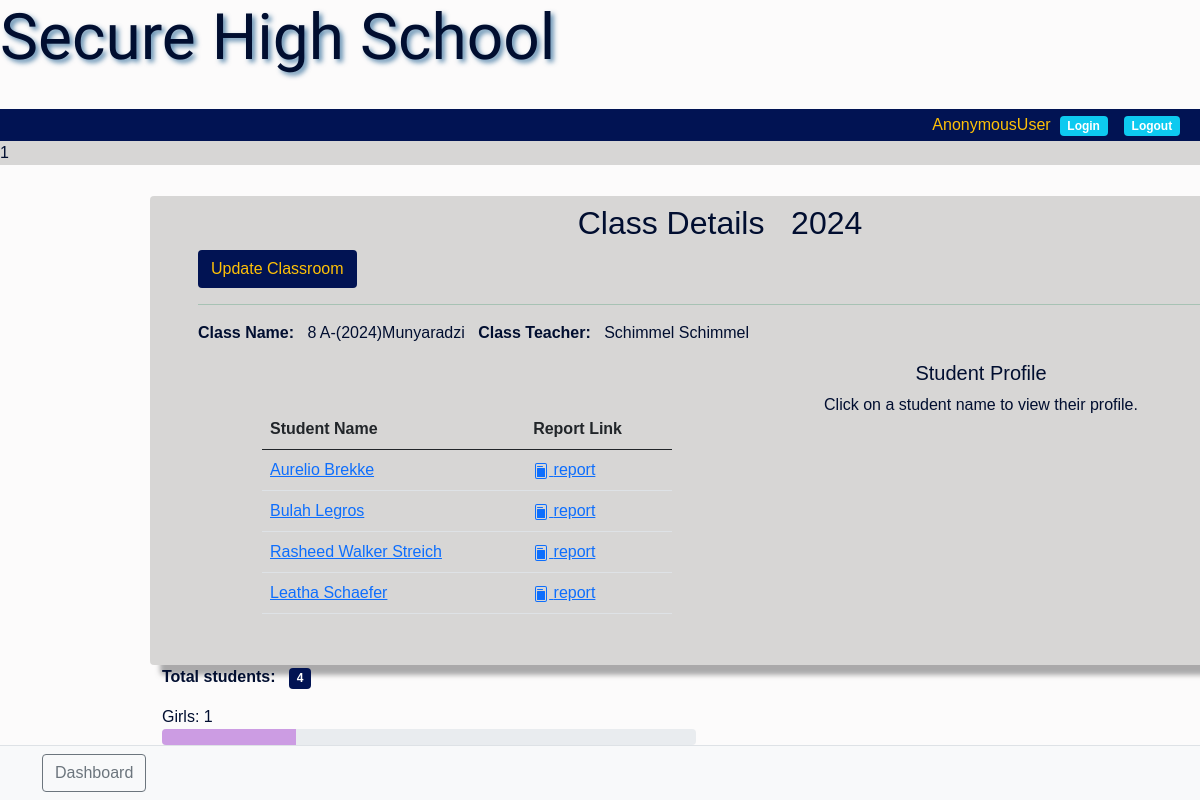
Before: /classroom_details/1/ with the older database file.
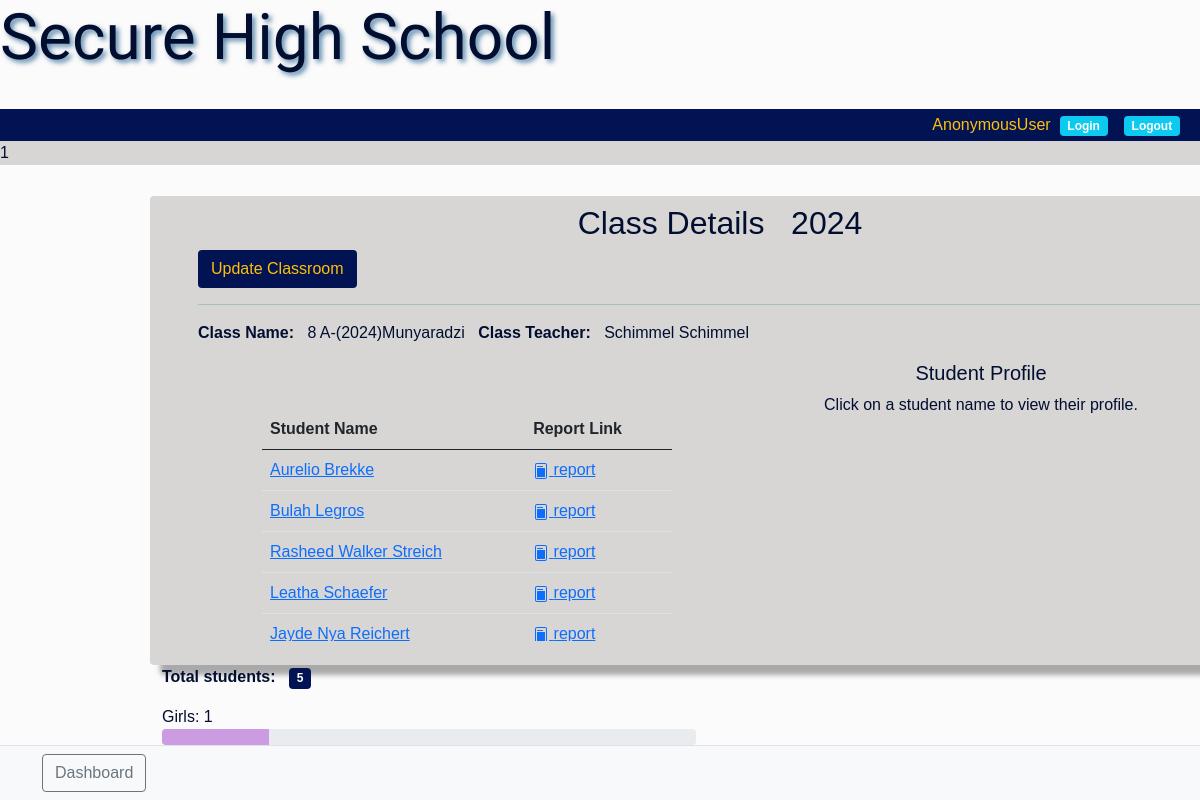
After: the same page with the newer database file.
### student/models.py (models this page shows, shortened)
class StudentProfile(models.Model):
    school_name     = models.ForeignKey(SchoolProfile, on_delete=models.CASCADE, blank=True, null=True)
    student         = models.OneToOneField(CustomUser, on_delete=models.CASCADE)
    gender          = models.CharField(max_length=10, choices=[('male', 'Male'), ('female', 'Female')])
    subjects        = models.ManyToManyField(SchoolSubject)  # Correctly relates to Subject
    grade_level     = models.ForeignKey(GradeLevel, on_delete=models.CASCADE, default=8)
    date_of_birth   = models.DateField()
    assigned_class  = models.ForeignKey('ClassRoom', on_delete=models.SET_NULL, null=True, blank=True)
    address         = models.TextField(null=True, blank=True)
    guardian_name   = models.CharField(max_length=255, null=True, blank=True)
    guardian_number = models.CharField(max_length=15, null=True, blank=True)
    guardian_email  = models.EmailField(null=True, blank=True)
    date            = models.DateField(auto_now_add=True)
    academic_year   = models.ForeignKey(AcademicCalendar, on_delete=models.CASCADE, null=True, blank=True)
    extra_activity  = models.ForeignKey('ExtraCurricularActivity', on_delete=models.CASCADE, null=True, blank=True)
    student_photo   = models.ImageField(upload_to="students_photos", blank=True, null=True)
    is_suspended    = models.BooleanField(default=False)
    matriculated    = models.BooleanField(default=False)
    DEFAULT_MALE_PHOTO    = 'students_photos/default_male.png'
    DEFAULT_FEMALE_PHOTO  = 'students_photos/default_female.png'
    def __str__(self):
        return f'{self.student.first_name} {self.student.last_name}'

### customadmin/models.py (models this page shows, shortened)
class CustomUser(AbstractBaseUser, PermissionsMixin):
    USER_TYPE = (
        ('student', 'STUDENT'),
        ('teacher', 'TEACHER'),
        ('school_admin', 'SCHOOL_ADMIN'),
        ('deputy_head', 'DEPUTY_HEAD'),
        ('school_head', 'SCHOOL_HEAD'),
        ('district_admin', 'DISTRICT_ADMIN'),
    )
    POSITION = (
        ('admin', 'ADMIN'),
        ('user', 'USER'),
        ('staff', 'STAFF'),
        ('student', 'STUDENT'),
    )
    email       = models.EmailField(unique=True)
    first_name  = models.CharField(max_length=30)
    last_name   = models.CharField(max_length=30)
    position    = models.CharField(max_length=30, choices=POSITION)
    user_type   = models.CharField(max_length=30, choices=USER_TYPE)
    is_active   = models.BooleanField(default=True)
    is_staff    = models.BooleanField(default=False)
    is_school_superuser = models.BooleanField(default=False)
    objects     = CustomUserManager()
    USERNAME_FIELD = 'email'
    REQUIRED_FIELDS = ['first_name', 'last_name']
    def __str__(self):
        return f'{self.first_name} {self.last_name}'

### student/views.py (the view)
# urls.py: path('classroom_details/<int:pk>/',views.classroom_details,name='classroom_details'),
def classroom_details(request, pk):
    classroom = get_object_or_404(ClassRoom, pk=pk)
    subjects = SchoolProfile.objects.all()  # Make sure there are no missing or required fields that could raise a 404
    students = classroom.students.all()  # Assuming classroom has a related name to Student model
    male_count = students.filter(gender='male').count()
    female_count = students.filter(gender='female').count()
    total_count = students.count()
    female_percentage = (female_count / total_count) * 100 if total_count > 0 else 0
    male_percentage = (male_count / total_count) * 100 if total_count > 0 else 0
    selected_student = None
    selected_student_pk = None
    if request.GET.get('student_id'):
        selected_student_pk = request.GET['student_id']
        selected_student = StudentProfile.objects.get(pk=selected_student_pk)
    context = {
        'classroom': classroom,
        'subjects': subjects,
        'students': students,
        'male_count': male_count,
        'female_count': female_count,
        'total_count': total_count,
        'male_percentage': male_percentage,
        'female_percentage': female_percentage,
        'selected_student': selected_student,  # Pass selected student profile to context
        'selected_student_pk': selected_student_pk,  # Pass selected student profile to context
    }
    return render(request, 'student/classroom_details.html', context)

### customadmin/templatetags/custom_tags.py (called while the page is built)
@register.simple_tag
def get_dashboard_url(user):
    if user.groups.filter(name='student').exists():
        return reverse('high_level_dashboard')
    elif user.groups.filter(name='staff').exists():
        return reverse('teacher_dashboard')
    elif user.groups.filter(name='school_admin').exists():
        return reverse('school_admin_dashboard')
    elif user.groups.filter(name='deputy_head').exists():
        return reverse('deputy_head_dashboard')
    elif user.groups.filter(name='school_head').exists():
        return reverse('school_head_dashboard')
    else:
        return reverse('default_dashboard')

### district/models.py (called while the page is built)
    def __str__(self):
        return f'{self.school_name}'

    def __str__(self):
        return f'{self.academic_year}'

    def __str__(self):
        return str(self.grade_level)

### student/models.py (called while the page is built)
    def gender_distribution(self):
        return self.students.values('gender').annotate(total_students=Count('gender'))

### templates/student/classroom_details.html (shortened to what this page needs)
{% extends 'partials/teacher-base.html' %}
{% load crispy_forms_tags %}
{% block content %}
<div class="container mt-5">
    <div class="row">
        <div class="bg1 rounded py-2 px-5 shado">
            <h2 class="text-center">Class Details &nbsp;&nbsp;<span>{{ classroom.year }}</span></h2>
            <div class="d-flex">
                <a href="{% url 'edit_classroom' classroom.pk %}" class="btn bg3 text-warning">Update Classroom</a>
            </div>
            <hr class="text-success">
            <strong>Class Name:&nbsp;&nbsp;</strong> <span>{{ classroom.name }}</span>&nbsp;&nbsp;
            <strong>Class Teacher:&nbsp;&nbsp;</strong> <span>{{ classroom.class_teacher }}</span>
            <div class="rounded p-3 d-flex gap-2">
                <div class="col-md-6 rounded p-5 overflow-auto" style="height: 280px;">
                    <table class="table">
                        <thead>
                            <tr>
                                <th>Student Name</th>
                                <th>Report Link</th>
                            </tr>
                        </thead>
                        <tbody>
                            {% for student in classroom.students.all %}
                                <tr>
                                    <td>
                                      <a href="#" class="student-name" data-student-id="{{ student.id }}">
                                        {{ student}}
                                       </a>
                                    </td>
                                    <td>
                                        <a href="{% url 'student_report' student_id=student.id %}">
                                             report
                                        </a>
                                    </td>
                                </tr>
                            {% endfor %}
                        </tbody>
                    </table>
                </div>
                <div class="col-md-6">
                     <h5 class="text-center">Student Profile</h5>
                    {% if selected_student %}
                        <div class=" d-flex student-profile bg-light p-3 rounded">
                            <div class="col">
                            <p><strong>Name:</strong> {{ selected_student.student }}</p>
                            <p><strong>Date of Birth:</strong> {{ selected_student.date_of_birth }}</p>
                            <p><strong>Gender:</strong> {{ selected_student.gender }}</p>
                            <p><strong>Email:</strong> {{ selected_student.email }}</p>
                            <a href="{% url 'student_details' selected_student_pk %}" class="btn bg1">more...</a>
                            </div>
                           <div class="col">
                            <img src="{{ selected_student.student_photo.url }}"width="150" alt="student photo">
                           </div>
                        </div>
                    {% else %}
                        <p class="text-center">Click on a student name to view their profile.</p>
                    {% endif %}
                </div>
                </div>
            </div>
            <p><strong>Total students:&nbsp;&nbsp;</strong> <span class="badge bg3">{{ total_count }}</span></p>
            {% if classroom.gender_distribution %}
                <div class="row">
                    <div class="col-md-6">
                        Girls: {{ female_count }}
                        <div class="progress">
                            <div class="progress-bar bg2" role="progressbar" style="width: {{ female_percentage }}%;" aria-valuenow="{{ female_count }}" aria-valuemin="0" aria-valuemax="{{ total_count }}"></div>
                        </div>
                    </div>
                </div>
            {% endif %}
        </div>
    </div>
</div>
{% endblock %}

Changed rows visible on the page:
added StudentProfile: student.last_name "Jayde Nya Reichert"
Other visible differences:
{{ total_count }}: "4" → "5"
{{ female_percentage }}: 25.0 → 20.0 (drawn)
